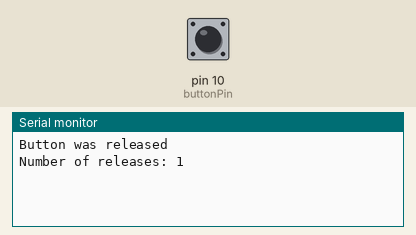
This sketch was run on a simulated Arduino Uno, built with avr-gcc and run on an emulated ATmega328P. Shown: the last lines printed to the serial monitor. Inputs (shaded band) come from the test bench; at power-on: pin 10 (buttonPin) HIGH.

Above: at 1.2 s.
1.3 s: pin 10 (buttonPin) pulled LOW for 0.15 s
At 1.44 s:
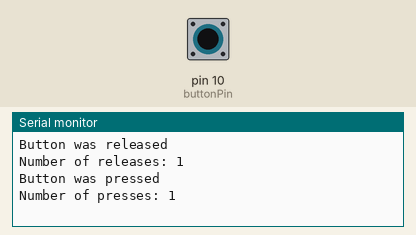
2.9 s: pin 10 (buttonPin) pulled LOW for 1 s
At 4.3 s:
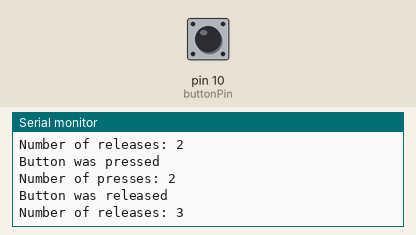
5.4 s: pin 10 (buttonPin) pulled LOW for 0.15 s
At 6.1 s:
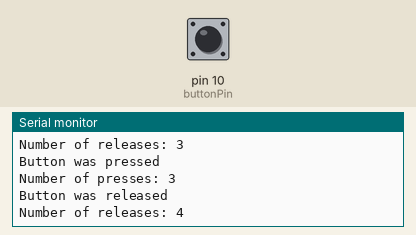
Timing chart, 0 to 8.4 s (numbered marks = the images above; inputs shaded):
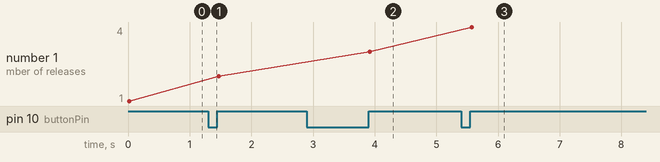

The sketch:

Lab04A2.ino
```cpp
const int buttonPin = 10;

// the previous reading from the input pin
int lastButtonState = LOW;

// the current input pin state
int currentButtonState = LOW;

// counter for the number of button presses
int count = 0;
int releaseCount = 0;

void setup() {

  pinMode(buttonPin, INPUT_PULLUP);

  Serial.begin(9600);
}

void loop() {
  // read the pushbutton input pin:
  currentButtonState = digitalRead(buttonPin);

  if (currentButtonState != lastButtonState) {
    if (currentButtonState == LOW) {
      Serial.println("Button was pressed");
      count++;
      Serial.print("Number of presses: ");
      Serial.println(count);
    } else {
      Serial.println("Button was released");
      releaseCount++;
      Serial.print("Number of releases: ");
      Serial.println(releaseCount);
    }

    delay(50);
  }

  lastButtonState = currentButtonState;
}
```

Measured:
- after the input at 1.3 s, the serial monitor: prints a new line at once (image 1)
- after the input at 2.9 s, the serial monitor: prints a new line at once (image 2)
- after the input at 5.4 s, the serial monitor: prints a new line at once (image 3)
- plotted number 1: 1 → 2 after the input at 1.3 s, 2 → 3 after the input at 2.9 s, 3 → 4 after the input at 5.4 s
